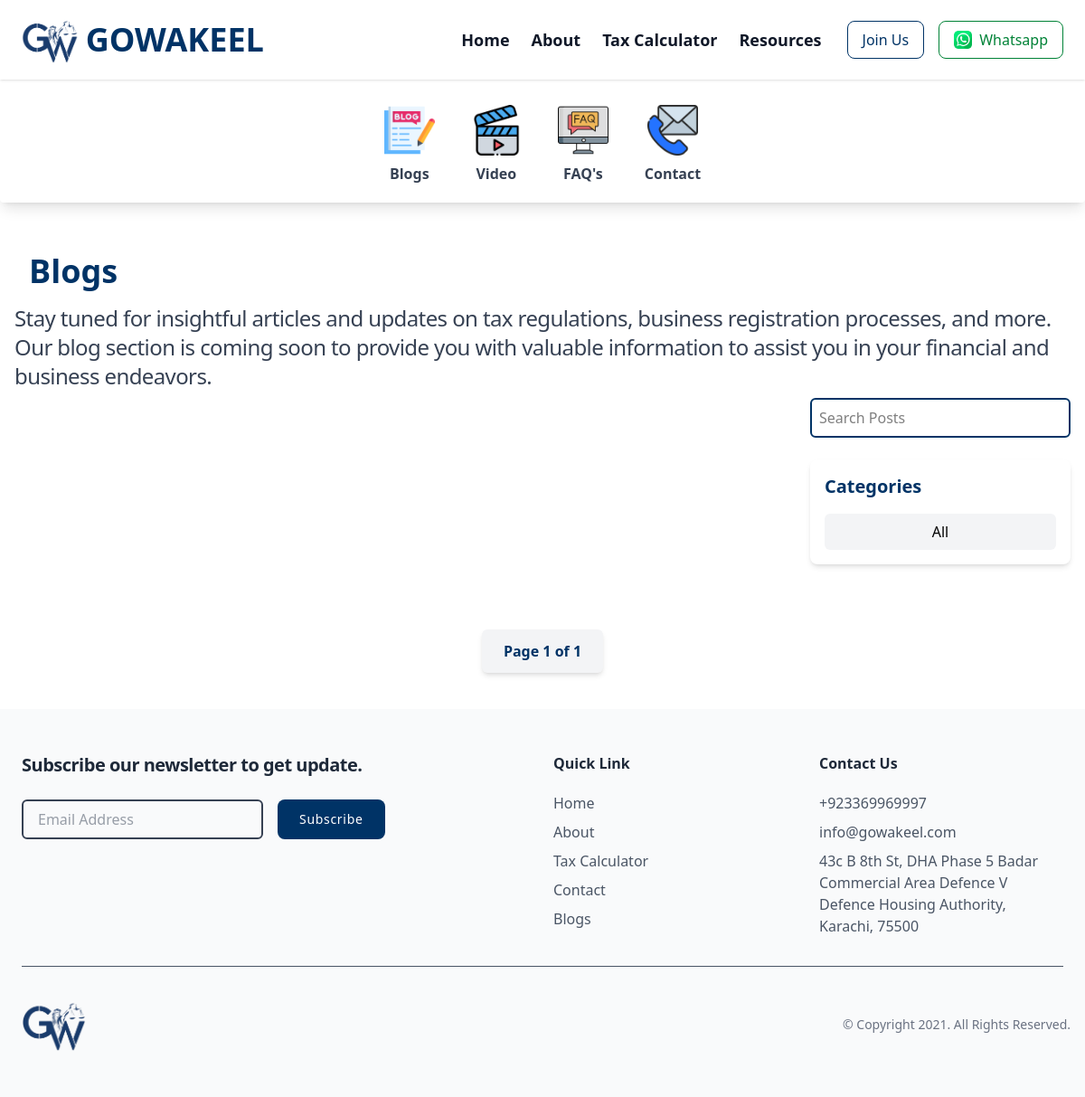
The app's page /blogs/, older data.
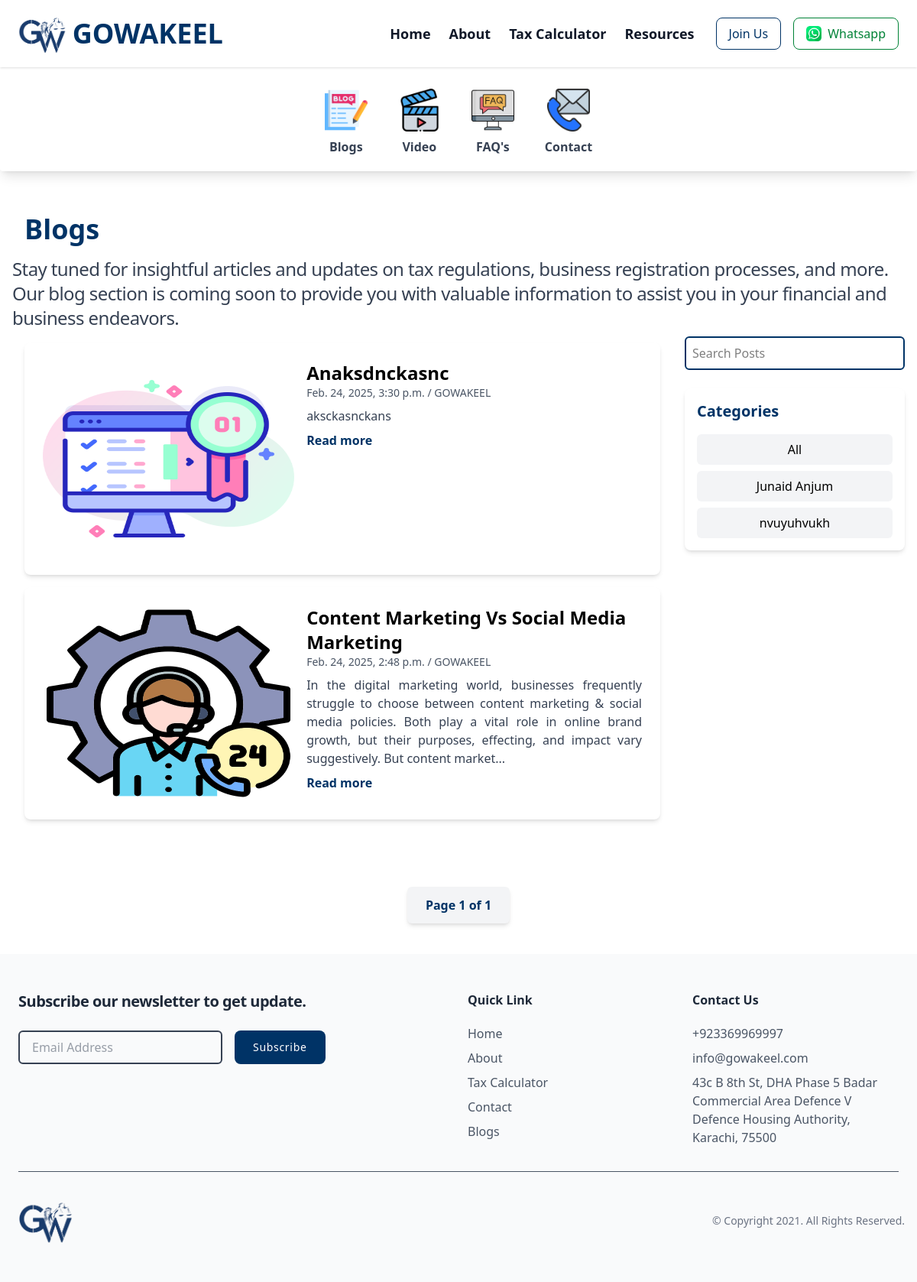
The same page, newer data.
### wakeelapp/models.py (models this page shows, shortened)
class Blogs(models.Model):
    category = models.ForeignKey(BlogCategory, on_delete=models.CASCADE,related_name="blogs")
    title = models.CharField(max_length=255)
    content = models.TextField()
    slug = models.SlugField(max_length=255, unique=True)
    image = models.ImageField(upload_to="blogs_images")
    created_at = models.DateTimeField(auto_now_add=True)
    updated_at = models.DateTimeField(auto_now=True)

class BlogCategory(models.Model):
    name = models.CharField(max_length=255)
    slug = models.SlugField(max_length=255, unique=True)
    created_at = models.DateTimeField(auto_now_add=True)
    updated_at = models.DateTimeField(auto_now=True)

### wakeelapp/views.py (the view)
# urls.py: path('blogs/', views.blogs, name="blogs"),
def blogs(request):
    blogs_list = Blogs.objects.all().order_by("-created_at")
    categories = BlogCategory.objects.values("name")
    paginator = Paginator(blogs_list, 6)
    page_number = request.GET.get('page')
    page_obj = paginator.get_page(page_number)
    context = {
        "blogs": page_obj,
        "categories": categories
    }
    return render(request, 'wakeelapp/blogs.html', context)

### wakeelapp/templates/wakeelapp/blogs.html (shortened to what this page needs)
{% extends "wakeelapp/faq.html" %}
{% load static %}
    {% block Content %}
    <div class="container max-w-7xl mx-auto px-4 py-8">
        <h1 class="text-2xl font-bold md:text-4xl m-4 text-[#003366]">Blogs</h1>
        <p class="text-gray-700 text-lg justify-center tracking-tight md:text-2xl">Stay tuned for insightful articles and updates on tax regulations, business registration processes, and more. Our blog section is coming soon to provide you with valuable information to assist you in your financial and business endeavors.</p>
        <div class="flex flex-col-reverse md:flex-row gap-4">
            <div class="w-full md:w-3/4">
                {% for blog in blogs %}
                <div class="blog-post bg-white flex flex-col md:flex-row p-6 rounded-lg gap-4 shadow-md m-4 cursor-pointer hover:bg-gray-50" data-category="{{ blog.category.name }}">
                    <div class="w-full md:w-1/2">
                        <img src="{{ blog.image.url }}" alt="Blog Image" class="w-full h-64 bg-contain rounded-md" />
                    </div>
                    <div class="w-full md:w-2/3">
                        <h2 class="text-2xl font-semibold">{{ blog.title }}</h2>
                        <p class="text-gray-600 text-sm mb-2">{{ blog.created_at }} / GOWAKEEL</p>
                        <p class="text-gray-700 text-justify">{{ blog.content|slice:":250" }}{% if blog.content|length > 250 %}...{% endif %}</p>
                        <a href="{% url 'wakeelapp:blogdetail' blog.slug %}" class="text-[#003366] font-semibold mt-2 inline-block">Read more</a>
                    </div>
                </div>
                {% endfor %}
            </div>
            <div class="w-full mt-2 md:w-1/4 ">
                <input type="text" id="search" placeholder="Search Posts" class="w-full p-2 border-2 border-[#003366] rounded-md mb-6" onkeyup="filterPosts()">
                <div class="bg-white p-4 rounded-lg shadow-md md sticky top-5 self-start">
                    <h3 class="text-xl text-[#003366] font-bold mb-4">Categories</h3>
                    <div id="categoryFilter" class="flex flex-col gap-2">
                        <div class="category-card bg-gray-100 p-2 rounded-md text-center cursor-pointer hover:bg-gray-200" onclick="setCategoryFilter('')">All</div>
                        {% for category in categories %}
                            <div class="category-card bg-gray-100 p-2 rounded-md text-center cursor-pointer hover:bg-gray-200" onclick="setCategoryFilter('{{category.name}}')">{{category.name}}</div>
                        {% endfor %}
                    </div>
                </div>
            </div>
        </div>
    </div>
    <div class="w-container max-w-7xl mx-auto my-10 pagination">
        <div class="flex justify-center gap-4 mt-8">
            <span class="px-6 py-3 bg-gray-100 text-[#003366] font-semibold rounded-md shadow-md">
                Page {{ blogs.number }} of {{ blogs.paginator.num_pages }}
            </span>
        </div>
    </div>
    {% endblock Content %}

### wakeelapp/templates/wakeelapp/faq.html (shortened to what this page needs)
{% load static %}
<!DOCTYPE html>
<html lang="en">
  <head>
    <script src="https://unpkg.com/@tailwindcss/browser@4"></script>
  </head>
  <body>
    <nav
    x-data="{ isOpen: false }"
    class="relative w-container shadow"
  >
    <div
      class="w-container max-w-7xl m-auto px-6 py-4 md:flex md:justify-center md:items-center lg:flex lg:justify-between lg:items-center"
    >
      <div class="flex items-center justify-between">
        <a class="flex justify-center items-center" href="#">
          <img
            class="w-auto h-8 md:h-12 lg:h-14 xl:h-16"
            src="{% static 'wakeelapp/Img/logo2.png' %}"
            alt="Logo"
          />
          <h2
            class="text-2xl md:text-3xl lg:text-4xl xl:text-5xl ml-2 text-[#003366] font-bold"
          >
            GOWAKEEL
          </h2>
        </a>
      </div>
      <div
        :class="{ 'translate-x-0 opacity-100': isOpen, 'opacity-0 -translate-x-full': !isOpen }"
        class="absolute inset-x-0 z-20 w-full px-6 py-4 transition-all duration-300 ease-in-out bg-white md:mt-0 md:p-0 md:relative md:bg-transparent md:w-auto md:opacity-100 md:translate-x-0 md:flex md:items-center"
      >
        <div class="flex flex-col md:flex-row md:mx-4">
          <a
            href="{% url 'wakeelapp:index' %}"
            class="my-2 text-gray-900 font-semibold transition-colors duration-300 transform hover:text-[#003366] md:mx-3 text-lg md:my-0"
            >Home</a
          >
          <a
            href="{% url 'wakeelapp:about' %}"
            class="my-2 text-gray-900 font-semibold transition-colors duration-300 transform hover:text-[#003366] md:mx-3 text-lg md:my-0"
            >About</a
          >
          <a
            href="{% url 'wakeelapp:calculator' %}"
            class="my-2 text-gray-900 font-semibold transition-colors duration-300 transform hover:text-[#003366] md:mx-3 text-lg md:my-0"
            >Tax Calculator</a
          >
            <a
              href="{% url 'wakeelapp:contact' %}"
              class="my-2 text-gray-900 font-semibold transition-colors duration-300 transform hover:text-[#003366] md:mx-3 text-lg md:my-0"
              >Resources</a
            >
        </div>
        <div class="flex space-x-4">
          <a
              href="#"
              class="px-4 py-2 text-[#003366] border border-[#003366] rounded-lg hover:text-white  hover:bg-[#003366]"
              >Join Us</a
            >
            <a
              href="#"
              class="px-4 py-2 text-green-700 flex items-center border border-green-700 rounded-lg hover:bg-green-700 hover:text-white"
              >
              <img src="{% static 'wakeelapp/Img/whatsapp.png' %}" alt="" class="w-5 h-5 mr-2"> Whatsapp</a
            >
        </div>
      </div>
    </div>
  </nav>
    <div
      class="w-full shadow-lg m-2 p-5 mx-auto flex justify-center items-center gap-5 md:gap-10 rounded"
    >
      <a
        href="{% url 'wakeelapp:blogs' %}"
        class="flex flex-col items-center text-gray-700 hover:text-[#003366] font-bold text-xs sm:text-sm md:text-base"
      >
        <img
          src="{% static 'wakeelapp/Img/blogs.png' %}"
          class="h-10 mb-2 sm:h-12 md:h-14"
          alt="Calculator"
        />
        <span>Blogs</span>
      </a>
      <a
        href="{% url 'wakeelapp:video' %}"
        class="flex flex-col items-center text-gray-700 hover:text-[#003366] font-bold text-xs sm:text-sm md:text-base"
      >
        <img
          src="{% static 'wakeelapp/Img/video.png' %}"
          class="h-10 mb-2 sm:h-12 md:h-14"
          alt="NTN Status"
        />
        <span>Video</span>
      </a>
      <a
        href="{% url 'wakeelapp:faq' %}"
        class="flex flex-col items-center text-gray-700 hover:text-[#003366] font-bold text-xs sm:text-sm md:text-base"
      >
        <img src="{% static 'wakeelapp/Img/FAQ.png' %}" class="h-10 mb-2 sm:h-12 md:h-14" alt="FAQ" />
        <span>FAQ's</span>
      </a>
      <a
        href="{% url 'wakeelapp:contact' %}"
        class="flex flex-col items-center text-gray-700 hover:text-[#003366] font-bold text-xs sm:text-sm md:text-base"
      >
        <img
          src="{% static 'wakeelapp/Img/contact.png' %}"
          class="h-10 mb-2 sm:h-12 md:h-14"
          alt="Contact"
        />
        <span>Contact</span>
      </a>
    </div>
{% block Content %}{% endblock Content %}
   <footer class="bg-gray-50">
    <div class="w-container max-w-7xl px-6 py-12 mx-auto">
        <div class="grid grid-cols-1 gap-6 sm:grid-cols-2 sm:gap-y-10 lg:grid-cols-4">
            <div class="sm:col-span-2">
                <h1 class="max-w-lg text-xl font-semibold tracking-tight text-gray-800 xl:text-2xl ">Subscribe our newsletter to get update.</h1>
                <div class="flex flex-col mx-auto mt-6 space-y-3 md:space-y-0 md:flex-row">
                    <input id="email" type="text" class="px-4 py-2 text-gray-700  border-2 border-gray-700 rounded-md  " placeholder="Email Address">
                    <button class="w-full px-6 py-2.5 text-sm font-medium tracking-wider text-white transition-colors duration-300 transform md:w-auto md:mx-4 focus:outline-none bg-[#003366] rounded-lg hover:bg-[#002244] focus:ring focus:ring-gray-300 focus:ring-opacity-80">
                        Subscribe
                    </button>
                </div>
            </div>
            <div>
                <p class="font-semibold text-gray-800 ">Quick Link</p>
                <div class="flex flex-col items-start mt-5 space-y-2">
                    <a href="{% url 'wakeelapp:index' %}" class="text-gray-600 transition-colors duration-300   hover:underline hover:text-[#003366]">Home</a>
                    <a href="{% url 'wakeelapp:about' %}" class="text-gray-600 transition-colors duration-300   hover:underline hover:text-[#003366]">About</a>
                    <a href="{% url 'wakeelapp:calculator' %}" class="text-gray-600 transition-colors duration-300   hover:underline hover:text-[#003366]">Tax Calculator</a>
                    <a href="{% url 'wakeelapp:contact' %}" class="text-gray-600 transition-colors duration-300   hover:underline hover:text-[#003366]">Contact</a>
                    <a href="{% url 'wakeelapp:blogs' %}" class="text-gray-600 transition-colors duration-300   hover:underline hover:text-[#003366]">Blogs</a>
                </div>
            </div>
            <div>
                <p class="font-semibold text-gray-800 ">Contact Us</p>
                <div class="flex flex-col items-start mt-5 space-y-2">
                  <a href="#" class="text-gray-600 transition-colors duration-300   hover:underline hover:text-[#003366]">+923369969997</a>
                  <a href="mailto:info@gowakeel.com" class="text-gray-600 transition-colors duration-300   hover:underline hover:text-[#003366]">info@gowakeel.com</a>
                  <a href="#" class="text-gray-600 transition-colors duration-300   hover:underline hover:text-[#003366]">43c B 8th St, DHA Phase 5 Badar Commercial Area Defence V Defence Housing Authority, Karachi, 75500</a>
                </div>
            </div>
        </div>
        <hr class="my-6 border-gray-600 md:my-8 ">
        <div class="flex items-center justify-between">
            <a href="#">
                <img class="w-auto h-16" src="{% static 'wakeelapp/Img/footerlogo.png' %}" alt="Footerlogo">
            </a>
            <div class="flex -mx-2">
              <p class="mt-4 text-sm text-gray-500 sm:mt-0 ">© Copyright 2021. All Rights Reserved.</p>
            </div>
        </div>
    </div>
</footer>
</body>
</html>

Row changes from the older to the newer data that the page shows:
added Blogs: image (picture), title "Anaksdnckasnc", created_at "Feb. 24, 2025, 3:30 p.m.", content "aksckasnckans"
added Blogs: image (picture), title "Content Marketing Vs Social Media Marketing", created_at "Feb. 24, 2025, 2:48 p.m.", content "In the digital marketing world, businesses frequently struggle to choose between content marketing & social media policies. Both play a vital role in online brand growth, but their purposes, effecting, and impact vary suggestively. But content market"
added BlogCategory: name "Junaid Anjum"
added BlogCategory: name "nvuyuhvukh"
